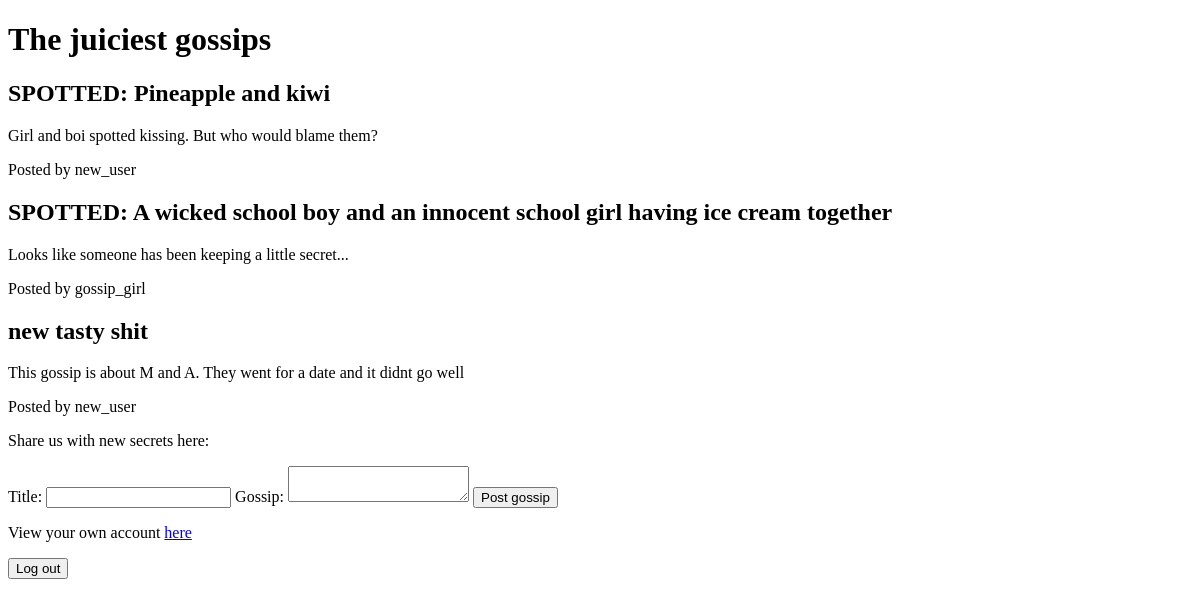
Page /gossips/ (signed in) on the earlier database version.
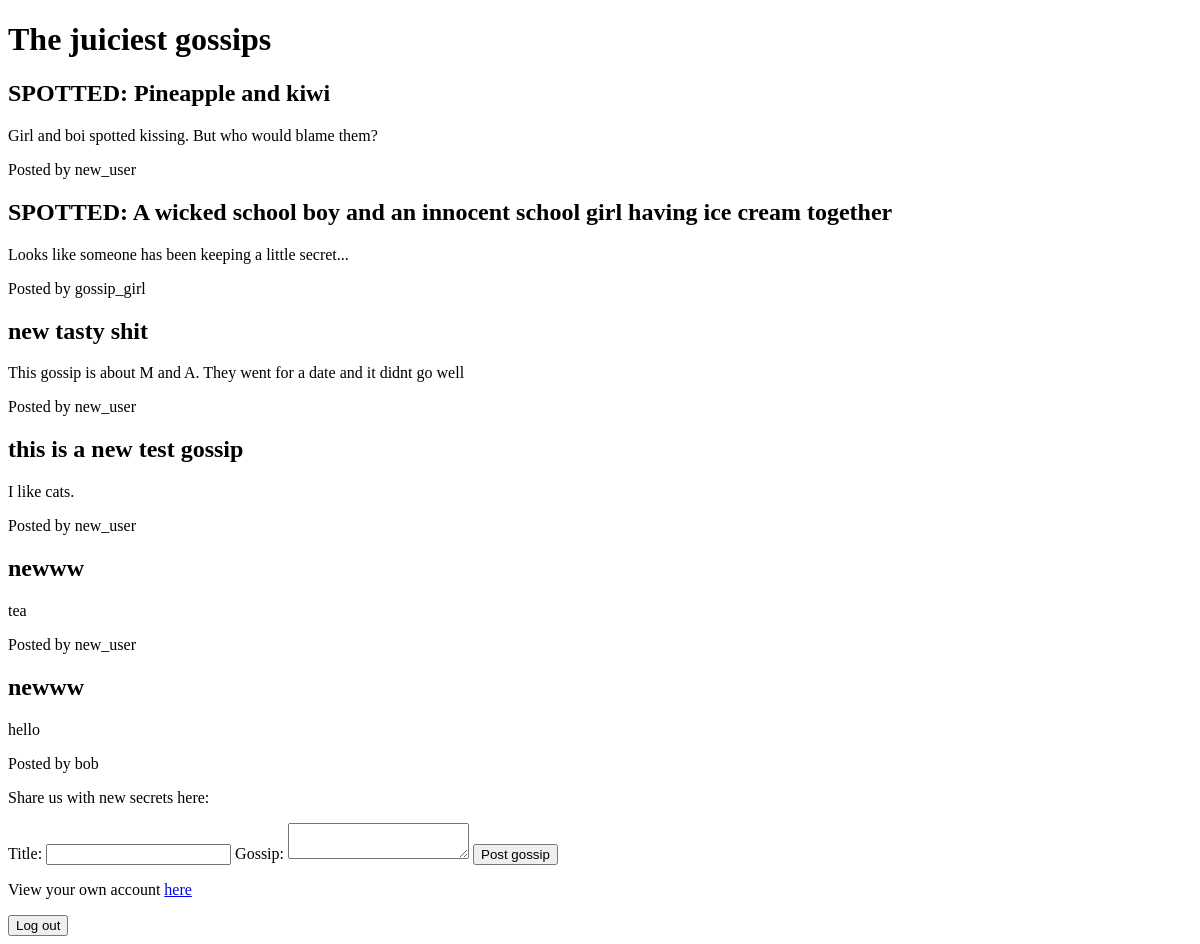
Same page on the later database version.
### gossip_app/models.py (models this page shows)
class Gossip(models.Model):
    title = models.TextField()
    content=models.TextField()
    author = models.ForeignKey(User,
                               on_delete=models.CASCADE,
                               related_name="gossips")

### gossip_app/views.py (the view)
# urls.py: path("gossips/", views.gossip_list, name="gossip_list"),
@login_required
def gossip_list(request):
    gossip_girl, created = User.objects.get_or_create(
        username="gossip_girl"
    )
    Gossip.objects.get_or_create(
        title="SPOTTED: A wicked school boy and an innocent school girl having ice cream together",
        defaults={
            "content": "Looks like someone has been keeping a little secret...",
            "author": gossip_girl
        }
    )
    new_user, _,  =User.objects.get_or_create(
        username="new_user"
    )
    Gossip.objects.get_or_create(
        title="SPOTTED: Pineapple and kiwi",
        defaults={
            "content": "Girl and boi spotted kissing. But who would blame them?",
            "author": new_user
        }
    )
    gossips = Gossip.objects.all()
    return render(
        request,
        "gossip_app/gossip_list.html",
        {"gossips": gossips}
    )

### gossip_app/templates/gossip_app/gossip_list.html (shortened to what this page needs)
<!DOCTYPE html>
<html lang="en">
<head>
</head>
<body>
    <h1>The juiciest gossips</h1>
    {% for gossip in gossips %}
        <h2>{{ gossip.title }}</h2>
        <p>{{ gossip.content }}</p>
        <p>Posted by {{ gossip.author.username }}</p>
     {% endfor %}
    <p> Share us with new secrets here:</p>
    <form method="post" action="{% url 'create_gossip' %}">
    <label>Title:</label>
    <input type="text" name="title" required>
    <label>Gossip:</label>
    <textarea name="content" required></textarea>
    <button type="submit">Post gossip</button>
    <p>View your own account <a href="{% url 'your_account' username=request.user.username %}">here</a></a></p>
    <form method="post"  action="{% url 'logout' %}">{% csrf_token %}<button type="submit">Log out</button></form>
</body>
</body>
</html>

Differences in the rows shown:
added Gossip: title "this is a new test gossip", content "I like cats.", author.username "new_user"
added Gossip: title "newww", content "tea", author.username "new_user"
added Gossip: title "newww", content "hello", author.username "bob"
